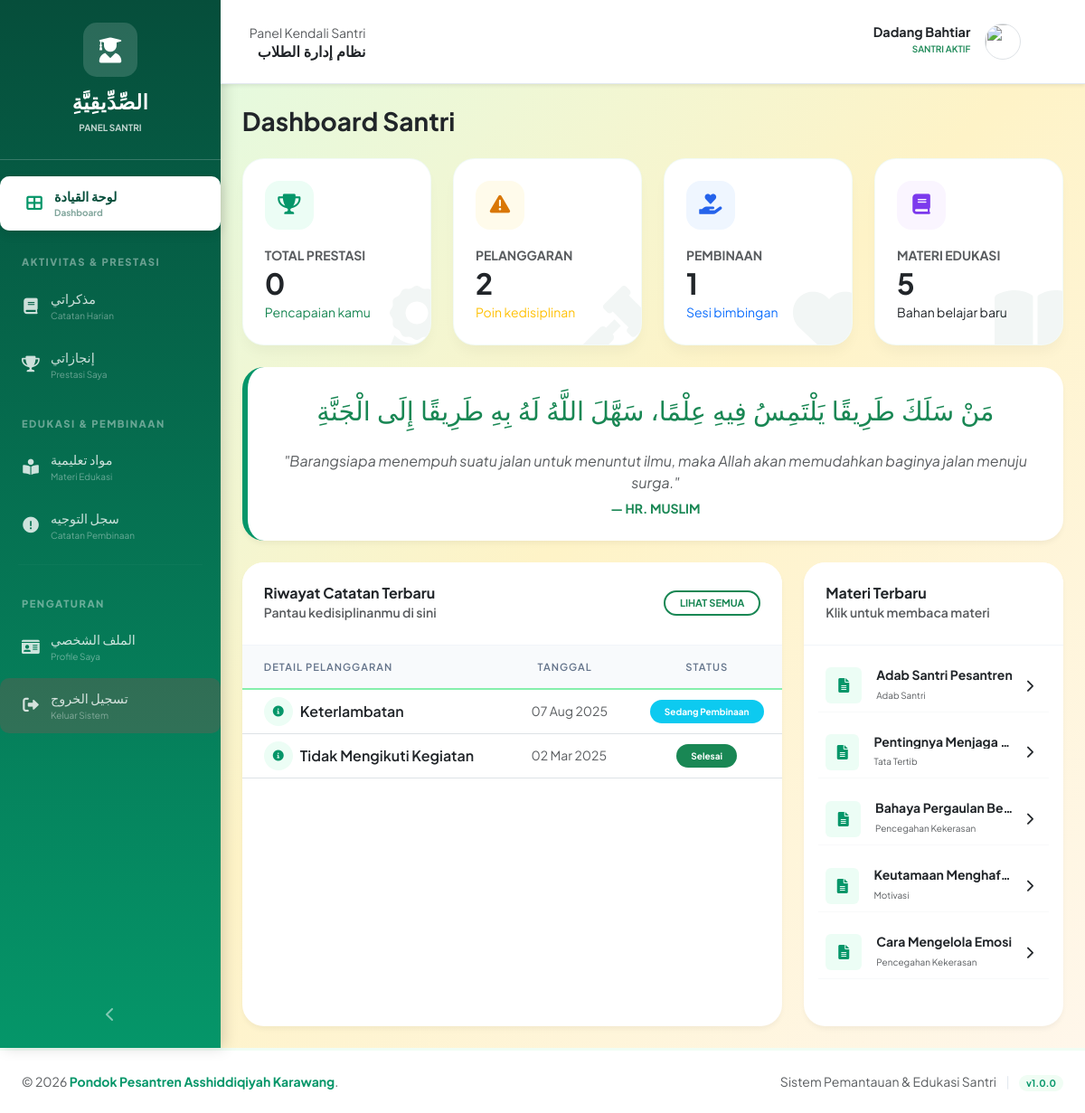
Page /santri/dashboard.php (signed in) on the committed database.
### tables this page shows
CREATE TABLE `users` (
  `id` int(11) NOT NULL,
  `nama_lengkap` varchar(100) NOT NULL,
  `nama_arab` varchar(255) DEFAULT NULL,
  `username` varchar(50) NOT NULL,
  `password` varchar(255) NOT NULL,
  `role` enum('admin','santri') NOT NULL,
  `jenis_kelamin` enum('Laki-laki','Perempuan') NOT NULL,
  `tanggal_lahir` date DEFAULT NULL,
  `alamat` text DEFAULT NULL,
  `nomor_telepon` varchar(15) DEFAULT NULL,
  `foto_profil` varchar(255) DEFAULT 'default.png',
  `created_at` timestamp NOT NULL DEFAULT current_timestamp(),
  `updated_at` timestamp NOT NULL DEFAULT current_timestamp() ON UPDATE current_timestamp()
);

CREATE TABLE `pelanggaran` (
  `id` int(11) NOT NULL,
  `santri_id` int(11) NOT NULL,
  `kategori_id` int(11) NOT NULL,
  `tanggal_pelanggaran` date NOT NULL,
  `waktu_pelanggaran` time NOT NULL,
  `deskripsi_pelanggaran` text DEFAULT NULL,
  `tindakan_pembinaan` text DEFAULT NULL,
  `status` enum('Belum Ditindak','Sedang Pembinaan','Selesai') DEFAULT 'Belum Ditindak',
  `dicatat_oleh` int(11) NOT NULL,
  `created_at` timestamp NOT NULL DEFAULT current_timestamp()
);

CREATE TABLE `kategori_pelanggaran` (
  `id` int(11) NOT NULL,
  `nama_kategori` varchar(100) NOT NULL,
  `deskripsi` text DEFAULT NULL,
  `poin_pelanggaran` int(11) DEFAULT 0,
  `created_at` timestamp NOT NULL DEFAULT current_timestamp()
);

CREATE TABLE `materi_edukasi` (
  `id` int(11) NOT NULL,
  `judul` varchar(200) NOT NULL,
  `kategori` enum('Tata Tertib','Adab Santri','Pencegahan Kekerasan','Motivasi') NOT NULL,
  `isi_materi` text NOT NULL,
  `file_pdf` varchar(255) DEFAULT NULL,
  `gambar` varchar(255) DEFAULT NULL,
  `dibuat_oleh` int(11) NOT NULL,
  `created_at` timestamp NOT NULL DEFAULT current_timestamp(),
  `updated_at` timestamp NOT NULL DEFAULT current_timestamp() ON UPDATE current_timestamp()
);

### santri/dashboard.php (the view, shortened to what this page needs)
<?php
require_once '../config.php';
$santri_id = $_SESSION['user_id'];
$query_user = mysqli_query($conn, "SELECT * FROM users WHERE id = '$santri_id'");
$user = mysqli_fetch_assoc($query_user);
$total_pelanggaran = mysqli_fetch_assoc(mysqli_query($conn, "SELECT COUNT(*) as total FROM pelanggaran WHERE santri_id = '$santri_id'"))['total'];
$total_prestasi = mysqli_fetch_assoc(mysqli_query($conn, "SELECT COUNT(*) as total FROM prestasi WHERE santri_id = '$santri_id'"))['total'];
$total_pembinaan = mysqli_fetch_assoc(mysqli_query($conn, "SELECT COUNT(*) as total FROM pembinaan WHERE santri_id = '$santri_id'"))['total'];
$query_pelanggaran_terbaru = mysqli_query($conn, "
    SELECT p.*, k.nama_kategori
    FROM pelanggaran p
    JOIN kategori_pelanggaran k ON p.kategori_id = k.id
    WHERE p.santri_id = '$santri_id'
    ORDER BY p.tanggal_pelanggaran DESC LIMIT 5
");
$query_materi = mysqli_query($conn, "SELECT * FROM materi_edukasi ORDER BY created_at DESC LIMIT 5");
include '../includes/header.php';
?>
<div class="d-flex" id="wrapper">
    <?php include '../includes/sidebar_santri.php'; ?>
    <div class="flex-grow-1" id="content-wrapper">
        <nav class="navbar navbar-expand navbar-light topbar mb-4 shadow-sm sticky-top">
            <div class="d-none d-md-block ms-2">
                <span class="text-muted small">Panel Kendali Santri</span>
                <h6 class="fw-bold mb-0 text-dark font-arab" dir="rtl">نظام إدارة الطلاب</h6>
            </div>
            <ul class="navbar-nav ms-auto">
                <li class="nav-item dropdown">
                    <a class="nav-link dropdown-toggle d-flex align-items-center" href="#" id="userDropdown" data-bs-toggle="dropdown">
                        <div class="text-end me-3 d-none d-lg-block">
                            <span class="fw-bold text-dark d-block" style="line-height: 1;"><?php echo $user['nama_lengkap']; ?></span>
                            <small class="text-success fw-semibold text-uppercase" style="font-size: 10px;">Santri Aktif</small>
                        </div>
                        <img src="<?php echo BASE_URL; ?>assets/images/<?php echo $_SESSION['foto_profil']; ?>"
                         class="rounded-circle border" width="40" height="40" style="object-fit: cover;"
                         onerror="this.src='<?php echo BASE_URL; ?>assets/images/default.png'">                    </a>
                </li>
            </ul>
        </nav>
        <div class="container-fluid px-4">
            <div class="row align-items-center mb-4">
                <div class="col">
                    <h3 class="fw-bold text-dark mb-0">Dashboard Santri</h3>
                </div>
            </div>
            <div class="row g-4 mb-4">
                <div class="col-xl-3 col-md-6">
                    <div class="stat-card-custom">
                        <div class="icon-box bg-emerald-light">
                            <i class="fas fa-trophy"></i>
                        </div>
                        <h6 class="text-muted small fw-bold text-uppercase mb-1">Total Prestasi</h6>
                        <h2 class="fw-bold mb-0"><?php echo $total_prestasi; ?></h2>
                        <small class="text-success">Pencapaian kamu</small>
                        <i class="fas fa-award bg-icon"></i>
                    </div>
                </div>
                <div class="col-xl-3 col-md-6">
                    <div class="stat-card-custom">
                        <div class="icon-box bg-amber-light">
                            <i class="fas fa-exclamation-triangle"></i>
                        </div>
                        <h6 class="text-muted small fw-bold text-uppercase mb-1">Pelanggaran</h6>
                        <h2 class="fw-bold mb-0"><?php echo $total_pelanggaran; ?></h2>
                        <small class="text-warning">Poin kedisiplinan</small>
                        <i class="fas fa-gavel bg-icon"></i>
                    </div>
                </div>
                <div class="col-xl-3 col-md-6">
                    <div class="stat-card-custom">
                        <div class="icon-box bg-blue-light">
                            <i class="fas fa-hand-holding-heart"></i>
                        </div>
                        <h6 class="text-muted small fw-bold text-uppercase mb-1">Pembinaan</h6>
                        <h2 class="fw-bold mb-0"><?php echo $total_pembinaan; ?></h2>
                        <small class="text-primary">Sesi bimbingan</small>
                        <i class="fas fa-heart bg-icon"></i>
                    </div>
                </div>
                <div class="col-xl-3 col-md-6">
                    <div class="stat-card-custom">
                        <div class="icon-box bg-purple-light">
                            <i class="fas fa-book"></i>
                        </div>
                        <h6 class="text-muted small fw-bold text-uppercase mb-1">Materi Edukasi</h6>
                        <h2 class="fw-bold mb-0"><?php echo mysqli_num_rows($query_materi); ?></h2>
                        <small class="text-purple">Bahan belajar baru</small>
                        <i class="fas fa-book-open bg-icon"></i>
                    </div>
                </div>
            </div>
            <div class="card card-hadits mb-4">
                <div class="card-body p-4 text-center">
                    <h4 dir="rtl" class="font-arab text-success mb-3" style="line-height: 1.8; font-size: 1.8rem;">
                        مَنْ سَلَكَ طَرِيقًا يَلْتَمِسُ فِيهِ عِلْمًا، سَهَّلَ اللَّهُ لَهُ بِهِ طَرِيقًا إِلَى الْجَنَّةِ
                    </h4>
                    <p class="text-muted fst-italic mb-1">"Barangsiapa menempuh suatu jalan untuk menuntut ilmu, maka Allah akan memudahkan baginya jalan menuju surga."</p>
                    <small class="fw-bold text-success text-uppercase">— HR. Muslim</small>
                </div>
            </div>
            <div class="row g-4 mb-4">
                <div class="col-lg-8">
                    <div class="card card-modern h-100">
                        <div class="card-header d-flex justify-content-between align-items-center">
                            <div>
                                <h6 class="fw-bold mb-0 text-dark">Riwayat Catatan Terbaru</h6>
                                <small class="text-muted">Pantau kedisiplinanmu di sini</small>
                            </div>
                            <a href="my_pelanggaran.php" class="btn btn-sm btn-outline-success border-2 rounded-pill px-3 fw-bold" style="font-size: 11px;">LIHAT SEMUA</a>
                        </div>
                        <div class="card-body p-0">
                            <div class="table-responsive">
                                <table class="table table-hover align-middle mb-0">
                                    <thead>
                                        <tr>
                                            <th class="ps-4">Detail Pelanggaran</th>
                                            <th>Tanggal</th>
                                            <th class="text-center">Status</th>
                                        </tr>
                                    </thead>
                                    <tbody>
                                        <?php if (mysqli_num_rows($query_pelanggaran_terbaru) > 0): ?>
                                            <?php while ($row = mysqli_fetch_assoc($query_pelanggaran_terbaru)): ?>
                                            <tr>
                                                <td class="ps-4">
                                                    <div class="d-flex align-items-center">
                                                        <div class="avatar-soft bg-emerald-light rounded-circle me-2 d-flex align-items-center justify-content-center" style="width: 32px; height: 32px;">
                                                            <i class="fas fa-info-circle" style="font-size: 12px;"></i>
                                                        </div>
                                                        <span class="fw-semibold text-dark"><?php echo $row['nama_kategori']; ?></span>
                                                    </div>
                                                </td>
                                                <td class="small text-muted"><?php echo date('d M Y', strtotime($row['tanggal_pelanggaran'])); ?></td>
                                                <td class="text-center">
                                                    <?php
                                                    $bg = 'bg-warning text-dark';
                                                    if ($row['status'] == 'Selesai') $bg = 'bg-success text-white';
                                                    elseif ($row['status'] == 'Sedang Pembinaan') $bg = 'bg-info text-white';
                                                    ?>
                                                    <span class="badge rounded-pill <?php echo $bg; ?> px-3 py-2" style="font-size: 10px;"><?php echo $row['status']; ?></span>
                                                </td>
                                            </tr>
                                            <?php endwhile; ?>
                                        <?php else: ?>
                                            <tr><td colspan="3" class="text-center py-5 text-muted small">Alhamdulillah, tidak ada catatan pelanggaran.</td></tr>
                                        <?php endif; ?>
                                    </tbody>
                                </table>
                            </div>
                        </div>
                    </div>
                </div>
                <div class="col-lg-4">
                    <div class="card card-modern h-100">
                        <div class="card-header">
                            <h6 class="fw-bold mb-0 text-dark">Materi Terbaru</h6>
                            <small class="text-muted">Klik untuk membaca materi</small>
                        </div>
                        <div class="card-body">
                            <?php while($m = mysqli_fetch_assoc($query_materi)): ?>
                            <div class="d-flex align-items-center mb-3 p-2 border-bottom border-light">
                                <div class="bg-emerald-light rounded p-2 me-3" style="width: 40px; height: 40px; text-align: center;">
                                    <i class="fas fa-file-alt"></i>
                                </div>
                                <div class="overflow-hidden">
                                    <h6 class="mb-0 small fw-bold text-truncate" style="max-width: 180px;"><?php echo $m['judul']; ?></h6>
                                    <small class="text-muted" style="font-size: 10px;"><?php echo $m['kategori']; ?></small>
                                </div>
                                <a href="materi_edukasi.php" class="ms-auto btn btn-sm text-emerald"><i class="fas fa-chevron-right"></i></a>
                            </div>
                            <?php endwhile; ?>
                        </div>
                    </div>
                </div>
            </div>
        </div>
    </div>
</div>
<?php include '../includes/footer.php'; ?>

### includes/header.php (style rules this page uses)
:root { --primary-green: #86efac; --secondary-green: #4ade80; --dark-green: #16a34a; --light-green: #dcfce7; --cream: #fef3c7; }
body { background: linear-gradient(135deg, var(--light-green) 0%, var(--cream) 50%, #fff7ed 100%); font-family: 'Segoe UI', Tahoma, Geneva, Verdana, sans-serif; }
.topbar { background: linear-gradient(135deg, white 0%, var(--cream) 100%); border-bottom: 2px solid var(--light-green); box-shadow: 0 2px 10px rgba(0,0,0,0.05); }
.card { border: 2px solid var(--light-green); box-shadow: 0 2px 15px rgba(0, 0, 0, 0.05); border-radius: 10px; margin-bottom: 20px; }
.card-header { background: linear-gradient(135deg, var(--light-green) 0%, var(--cream) 100%); border-bottom: 2px solid var(--primary-green); font-weight: 600; color: var(--dark-green); }
.table { background: white; }
.table thead { background: linear-gradient(135deg, var(--light-green) 0%, var(--cream) 100%); }
.table thead th { color: var(--dark-green); font-weight: 600; border-bottom: 2px solid var(--primary-green); }

### santri/dashboard.php (style rules this page uses)
body { font-family: 'Plus Jakarta Sans', sans-serif; background-color: #f0fdf4; }
.font-arab { font-family: 'Amiri', serif; }
.topbar { background: white; border-bottom: 1px solid #e2e8f0; padding: 0.75rem 1.5rem; }
.stat-card-custom { background: white; border: none; border-radius: 24px; padding: 24px; transition: all 0.3s cubic-bezier(0.4, 0, 0.2, 1); box-shadow: 0 10px 15px -3px rgba(0, 0, 0, 0.04); position: relative; overflow: hidden; border: 1px solid rgba(5, 150, 105, 0.05); }
.stat-card-custom i.bg-icon { position: absolute; right: -15px; bottom: -15px; font-size: 5rem; opacity: 0.05; color: #064e3b; }
.icon-box { width: 54px; height: 54px; border-radius: 16px; display: flex; align-items: center; justify-content: center; margin-bottom: 20px; font-size: 1.4rem; }
.bg-emerald-light { background-color: #ecfdf5; color: #059669; }
.bg-amber-light { background-color: #fffbeb; color: #d97706; }
.bg-blue-light { background-color: #eff6ff; color: #2563eb; }
.bg-purple-light { background-color: #faf5ff; color: #7c3aed; }
.card-modern { border: none; border-radius: 24px; box-shadow: 0 4px 6px -1px rgba(0, 0, 0, 0.05); background: white; }
.card-modern .card-header { background: white; border-bottom: 1px solid #f1f5f9; padding: 1.5rem; border-radius: 24px 24px 0 0; }
.table thead th { background: #f8fafc; color: #64748b; font-size: 0.7rem; text-transform: uppercase; letter-spacing: 1px; padding: 15px; }
.card-hadits { border: none; border-radius: 24px; background: white; border-left: 6px solid #059669; box-shadow: 0 4px 6px -1px rgba(0, 0, 0, 0.05); }

### includes/sidebar_santri.php (style rules this page uses)
.nav-link { color: rgba(255, 255, 255, 0.8) !important; padding: 12px 20px !important; margin: 2px 15px; border-radius: 10px; transition: all 0.2s; font-size: 0.9rem; display: flex; align-items: center; text-decoration: none; }

### rows in the picture
users: nama_lengkap "Dadang Bahtiar"
pelanggaran: kategori.nama_kategori "Keterlambatan", tanggal_pelanggaran "07 Aug 2025", status "Sedang Pembinaan"
pelanggaran: kategori.nama_kategori "Tidak Mengikuti Kegiatan", tanggal_pelanggaran "02 Mar 2025", status "Selesai"
materi_edukasi: judul "Adab Santri Pesantren", kategori "Adab Santri"
materi_edukasi: judul "Pentingnya Menjaga…", kategori "Tata Tertib"
materi_edukasi: judul "Bahaya Pergaulan Be…", kategori "Pencegahan Kekerasan"
materi_edukasi: judul "Keutamaan Menghaf…", kategori "Motivasi"
materi_edukasi: judul "Cara Mengelola Emosi", kategori "Pencegahan Kekerasan"

### other values in the picture
$total_prestasi "0"
$total_pelanggaran "2"
$total_pembinaan "1"
mysqli_num_rows($query_materi) "5"
